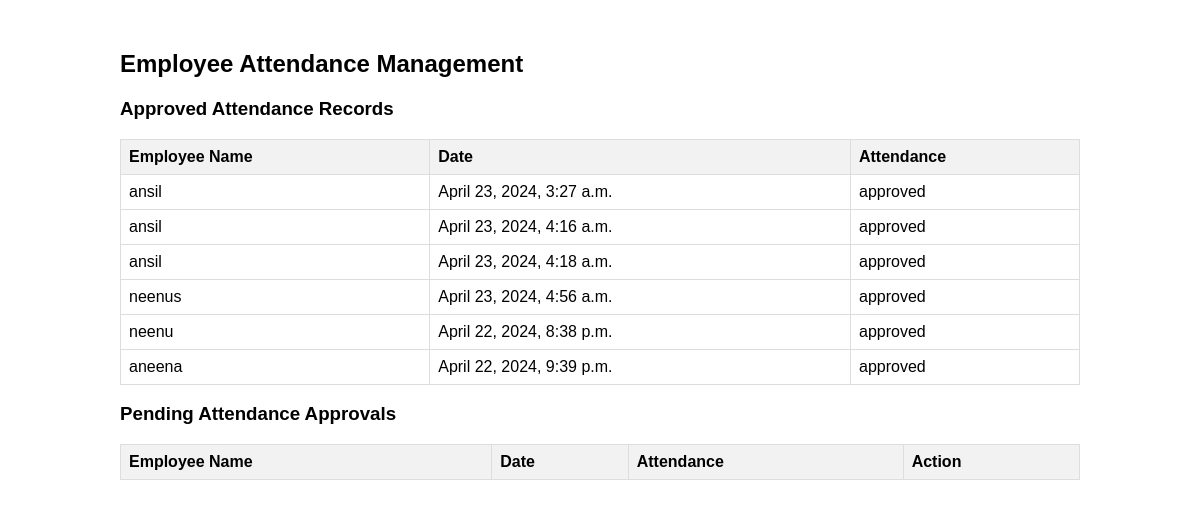
The page /attendance/ on the database its author committed.
### main/models.py (models this page shows, shortened)
class Attendance(models.Model):
    employee = models.ForeignKey(Employee, on_delete=models.CASCADE)
    date = models.DateField(default=timezone.now)
    time_in = models.DateTimeField(null=True, blank=True)
    time_out = models.DateTimeField(null=True, blank=True)
    approved = models.BooleanField(default=False)
    status=models.CharField(max_length=15,default="pending")
    def __str__(self):
        return f"{self.employee.user.username} - {self.date}"

class Employee(models.Model):
    user = models.OneToOneField(CustomUser, on_delete=models.CASCADE, related_name='employee')
    employee_id = models.CharField(max_length=20, unique=True)
    department = models.CharField(max_length=100)
    phone = models.CharField(max_length=15)

class CustomUser(AbstractUser):
    is_admin = models.BooleanField(default=False)

### main/views.py (the view)
# urls.py: path('attendance/', attendance, name='attendance'),
def attendance(request):
    all_attendance_records = Attendance.objects.select_related('employee').order_by('-date')
    approved_attendance = all_attendance_records.filter(status='approved')
    pending_attendance = all_attendance_records.filter(status='pending')
    print(approved_attendance)
    context = {
        'approved_attendance': approved_attendance,
        'pending_attendance': pending_attendance,
    }
    return render(request, 'main/attendance.html', context)

### main/templates/main/attendance.html (shortened to what this page needs)
<!DOCTYPE html>
<html lang="en">
<head>
</head>
<body>
    <div class="container">
        <h2>Employee Attendance Management</h2>
        <h3>Approved Attendance Records</h3>
        <table>
            <thead>
                <tr>
                    <th>Employee Name</th>
                    <th>Date</th>
                    <th>Attendance</th>
                </tr>
            </thead>
            <tbody>
                {% for record in approved_attendance %}
                <tr>
                    <td>{{ record.employee.user.username }}</td>
                    <td>{{ record.time_in }}</td>
                    <td>{{ record.status }}</td>
                </tr>
                {% endfor %}
            </tbody>
        </table>
        <h3>Pending Attendance Approvals</h3>
        <table>
            <thead>
                <tr>
                    <th>Employee Name</th>
                    <th>Date</th>
                    <th>Attendance</th>
                    <th>Action</th>
                </tr>
            </thead>
        </table>
    </body>
</html>

### main/templates/main/attendance.html (style rules this page uses)
body { font-family: Arial, sans-serif; margin: 0; padding: 0; }
.container { width: 80%; margin: 50px auto; }
table { width: 100%; border-collapse: collapse; }
table th, table td { border: 1px solid #ddd; padding: 8px; text-align: left; }
table th { background-color: #f2f2f2; }

### rows shown on the page
Attendance: employee.user.username "ansil", time_in "April 23, 2024, 3:27 a.m.", status "approved"
Attendance: employee.user.username "ansil", time_in "April 23, 2024, 4:16 a.m.", status "approved"
Attendance: employee.user.username "ansil", time_in "April 23, 2024, 4:18 a.m.", status "approved"
Attendance: employee.user.username "neenus", time_in "April 23, 2024, 4:56 a.m.", status "approved"
Attendance: employee.user.username "neenu", time_in "April 22, 2024, 8:38 p.m.", status "approved"
Attendance: employee.user.username "aneena", time_in "April 22, 2024, 9:39 p.m.", status "approved"
